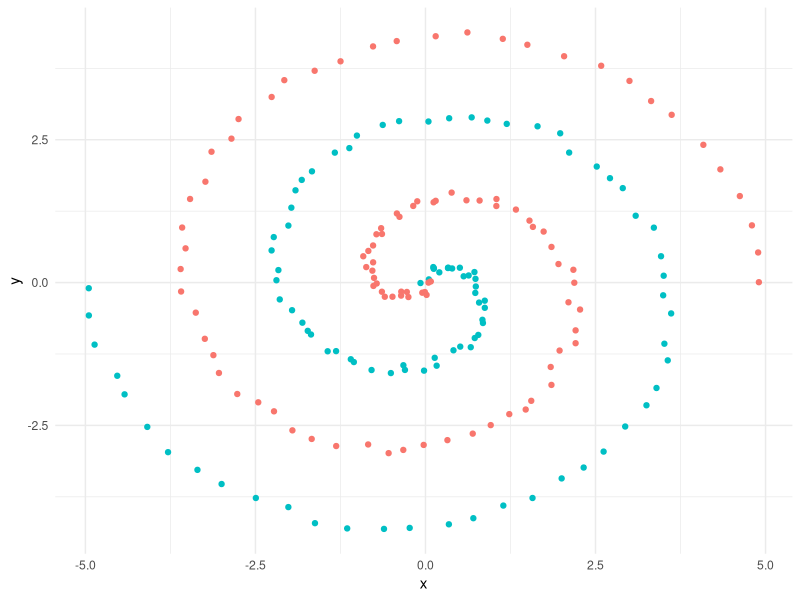

Source code (R):
# Copyright 2020 Stylianos Serghiou. All Rights Reserved.
# Copyright 2016 Google Inc. All Rights Reserved.

# Licensed under the Apache License, Version 2.0 (the "License");
# you may not use this file except in compliance with the License.
# You may obtain a copy of the License at

# http://www.apache.org/licenses/LICENSE-2.0

# Unless required by applicable law or agreed to in writing, software
# distributed under the License is distributed on an "AS IS" BASIS,
# WITHOUT WARRANTIES OR CONDITIONS OF ANY KIND, either express or implied.
# See the License for the specific language governing permissions and
# limitations under the License.
# ==============================================================================



# Spiral data -------------------------------------------------------------

classifySpiralData <- function(numSamples, noise) {

  n = floor(numSamples / 2)

  genSpiral <- function(deltaT, label) {
    points <- matrix(nrow = n, ncol = 3)
    for (i in 1:n) {
      r = i / n * 5
      t = 1.75 * i / n * 2 * pi + deltaT
      x = r * sin(t) + runif(1, -1, 1) * noise
      y = r * cos(t) + runif(1, -1, 1) * noise
      points[i, ] <- c(x, y, label)
    }
    points
  }

  points <- genSpiral(0, 1)
  points <- rbind(points, genSpiral(pi, -1))
  return(points)
}

library(tidyverse)
classifySpiralData(200, 0.1) %>%
  data.frame() %>%
  setNames(c("x", "y", "labels")) %>%
  as_tibble() %>%
  ggplot(aes(x = x, y = y, color = as.factor(labels))) +
  geom_point(show.legend = F) +
  theme_minimal()


# Circle data -------------------------------------------------------------

classifyCircleData <- function(numSamples, noise){

  radius <- 5
  euc.dist <- function(x1, x2) sqrt(sum((x1 - x2) ^ 2))

  getCircleLabel <- function(p, center) {
    ifelse(euc.dist(p, center) < (radius * 0.5), 1, -1)
  }

  n <- floor(numSamples / 2)
  points <- matrix(nrow = n, ncol = 3)

  # Generate positive points inside the circle.
  for (i in 1:n) {
    r = runif(1, 0, radius * 0.5)
    angle = runif(1, 0, 2 * pi)
    x = r * sin(angle)
    y = r * cos(angle)
    noiseX = runif(1, -radius, radius) * noise
    noiseY = runif(1, -radius, radius) * noise
    label = getCircleLabel(c(x + noiseX, y + noiseY), c(0, 0))
    points[i, ] <- c(x, y, label)
  }

  # Generate negative points outside the circle.
  for (i in 1:n) {
    r = runif(1, radius * 0.7, radius)
    angle = runif(1, 0, 2 * pi)
    x = r * sin(angle)
    y = r * cos(angle)
    noiseX = runif(1, -radius, radius) * noise
    noiseY = runif(1, -radius, radius) * noise
    label = getCircleLabel(c(x + noiseX, y + noiseY), c(0, 0))
    points <- rbind(points, c(x, y, label))
  }
  points
}


# XOR Data ----------------------------------------------------------------


classifyXORData <- function(numSamples, noise) {

  getXORLabel <- function(p) ifelse(p[1] * p[2] >= 0, 1, -1)

  n <- numSamples
  points <- matrix(nrow = n, ncol = 3)

  for (i in 1:n) {
    x = runif(1, -5, 5)
    padding = 0.3
    ifelse(x > 0, x + padding, x - padding)
    y = runif(1, -5, 5)
    ifelse(y > 0, y + padding, y - padding)
    noiseX = runif(1, -5, 5) * noise
    noiseY = runif(1, -5, 5) * noise
    label = getXORLabel(c(x + noiseX, y + noiseY))
    points[i, ] <- c(x, y, label)
  }
  points
}



# Gaussian data ---------------------------------------------------------------

classifyTwoGaussData <- function(numSamples, noise) {

  variance = scales::rescale(noise, to = c(0.5, 4), from = c(0, 0.5))

  genGauss <- function(cx, cy, label) {
    n <- floor(numSamples / 2)
    points <- matrix(nrow = n, ncol = 3)

    for (i in 1:n) {
      x = rnorm(1, cx, variance)
      y = rnorm(1, cy, variance)
      points[i, ] <- c(x, y, label)
    }
    points
  }

  points <- genGauss(2, 2, 1)
  points <- rbind(points, genGauss(-2, -2, -1))
  points
}
